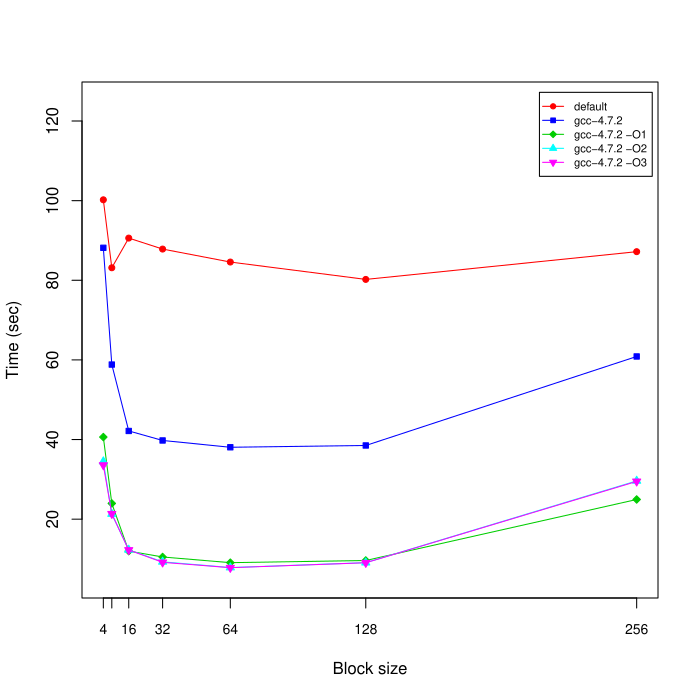

Reproduce this figure in R.
data <- read.csv('results03.csv', header = F)
x <- c(4,8,16,32,64,128,256)
cex <- 0.8
bg <- 2
pch <- 21
pdf('part4.pdf')
plot(x, data$V2,ylab='Time (sec)',xlab='Block size',type='l',axes=F,col=bg,ylim = c(5,125))
points(x,data$V2,cex=cex,pch=pch,bg=bg,col=bg)
bg <- 4
pch <- 22
lines(x, data$V3,col=bg)
points(x,data$V3,cex=cex,pch=pch,bg=bg,col=bg)
bg <- 3
pch <- 23
lines(x, data$V4,col=bg)
points(x,data$V4,cex=cex,pch=pch,bg=bg,col=bg)
bg <- 5
pch <- 24
lines(x, data$V5,col=bg)
points(x,data$V5,cex=cex,pch=pch,bg=bg,col=bg)
bg <- 6
pch <- 25
lines(x, data$V6,col=bg)
points(x,data$V6,cex=cex,pch=pch,bg=bg,col=bg)
box()
axis(1,at=x,labels=x,cex.axis = 0.8)
axis(2)
legend('topright', legend=c("default","gcc-4.7.2","gcc-4.7.2 -O1","gcc-4.7.2 -O2","gcc-4.7.2 -O3"),
       inset=c(0.01,0.02),col=c(2,4,3,5,6),lty=c(1,1,1,1,1),
       pch=21:25,pt.bg=c(2,4,3,5,6), cex=0.7)
dev.off()
